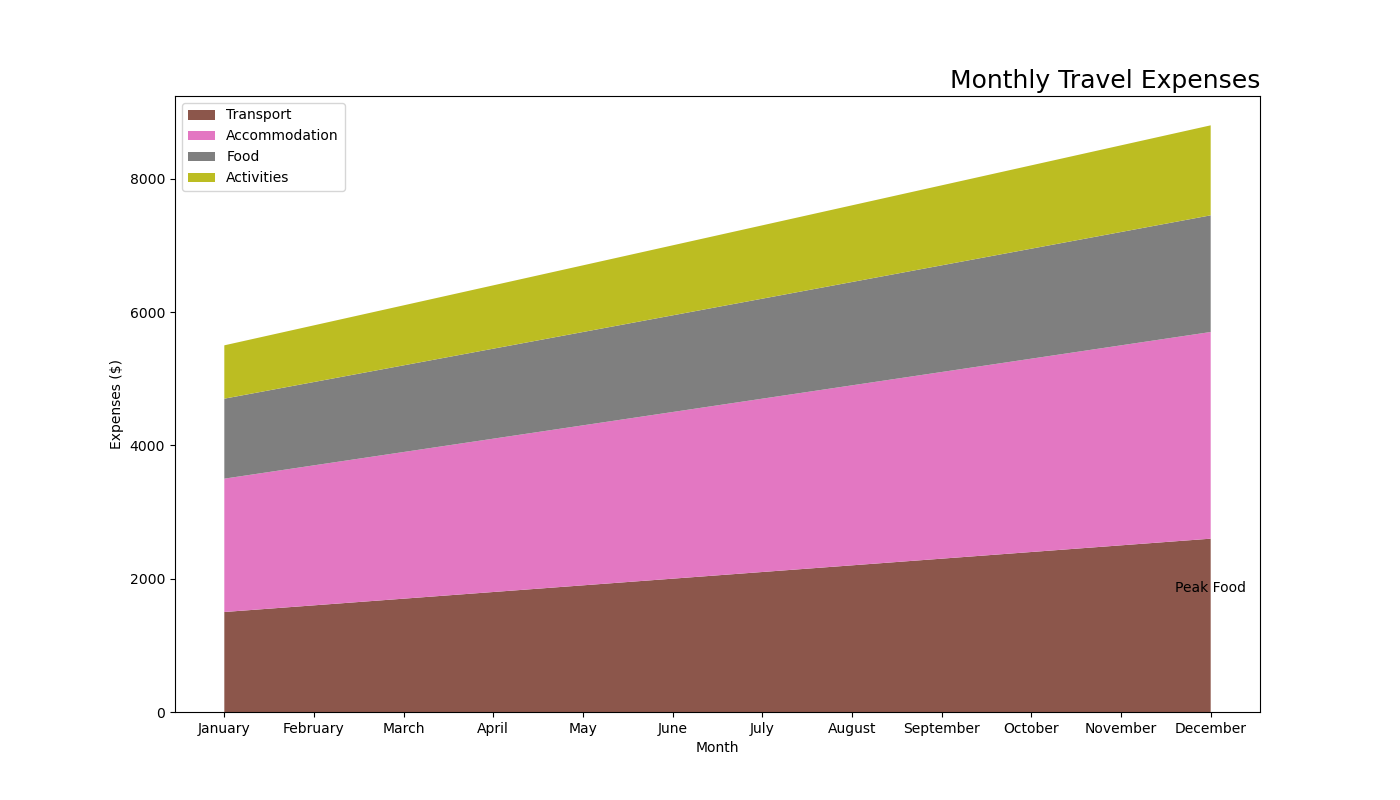

This figure's Python source:

import matplotlib.pyplot as plt

months = ['January', 'February', 'March', 'April', 'May', 'June',
          'July', 'August', 'September', 'October', 'November', 'December']
transport = [1500, 1600, 1700, 1800, 1900, 2000, 2100, 2200, 2300, 2400, 2500, 2600]
accommodation = [2000, 2100, 2200, 2300, 2400, 2500, 2600, 2700, 2800, 2900, 3000, 3100]
food = [1200, 1250, 1300, 1350, 1400, 1450, 1500, 1550, 1600, 1650, 1700, 1750]
activities = [800, 850, 900, 950, 1000, 1050, 1100, 1150, 1200, 1250, 1300, 1350]

plt.figure(figsize=(14, 8))
plt.stackplot(months, transport, accommodation, food, activities, 
              colors=['#8c564b', '#e377c2', '#7f7f7f', '#bcbd22'])

plt.title('Monthly Travel Expenses', fontdict={'fontsize': 18}, loc='right')
plt.xlabel('Month')
plt.ylabel('Expenses ($)')
plt.legend(['Transport', 'Accommodation', 'Food', 'Activities'], loc='upper left')

peak_food_month = months[food.index(max(food))]
peak_food_value = max(food)
plt.text(peak_food_month, peak_food_value, 'Peak Food', ha='center', va='bottom')

plt.show()
